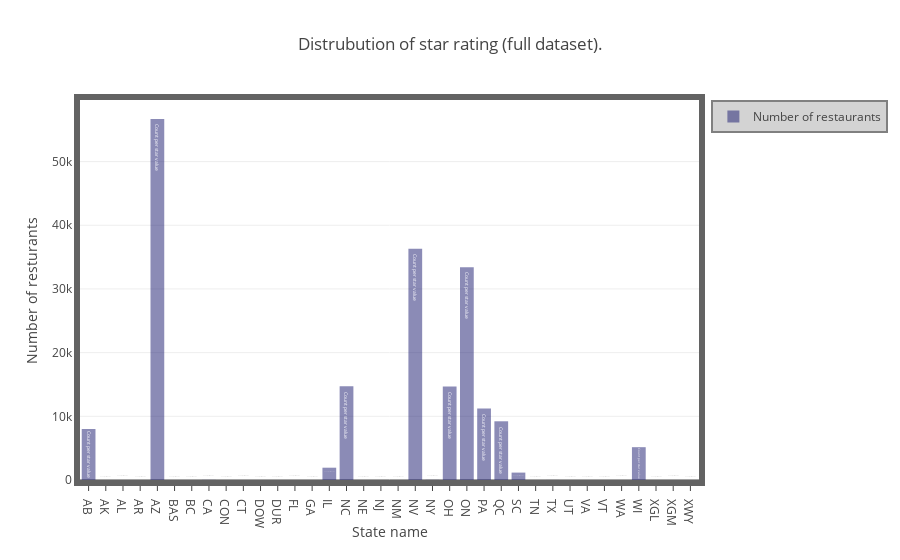

Notebook code cell kept with this figure:
### Code cell
# Preparing data//
restaurant_count_perstate = dataset_business.groupby(['state']).size()
# print(restaurant_count_perstate)

# Plot data//
trace0 = go.Bar(
        y = restaurant_count_perstate.values,
        x = restaurant_count_perstate.index,
        name = 'Number of restaurants',
        text = 'Count per star value',
        marker=dict(
            color='midnightblue',
        ),
        opacity=0.5
    )

# Layout for the plot
layout = dict(title = 'Distrubution of star rating (full dataset).',
              xaxis=go.layout.XAxis(title='State name',
                        showline=True,
                        mirror=True,
                        ticks='outside',
                        linecolor='#636363',
                        linewidth=6
                    ),
              yaxis = dict(title = 'Number of resturants',
                        zeroline=True,
                        showline=True,
                        mirror=True,
                        linecolor='#636363',
                        linewidth=6
                    ),
              showlegend=True,
              legend=dict(bgcolor='lightgray',
                        bordercolor='gray',
                        borderwidth=2
                    )
              )

# Add our data to the plot
data = [trace0]

# Combine data and layout into a single figure
fig = dict(data=data, layout=layout)

# IPython notebook- plot
iplot(fig, filename='bar-plot-starsdistrib')

### Figure 1 — Plotly figure (JSON) as saved in the notebook; plotly's stock layout.template omitted (floating-point values rounded to 4 significant figures)
{"data": [{"marker": {"color": "midnightblue"}, "name": "Number of restaurants", "opacity": 0.5, "text": "Count per star value", "type": "bar", "uid": "a77cf77c-e8a2-41f1-8b52-79f35bfc7fa9", "x": ["AB", "AK", "AL", "AR", "AZ", "BAS", "BC", "CA", "CON", "CT", "DOW", "DUR", "FL", "GA", "IL", "NC", "NE", "NJ", "NM", "NV", "NY", "OH", "ON", "PA", "QC", "SC", "TN", "TX", "UT", "VA", "VT", "WA", "WI", "XGL", "XGM", "XWY"], "y": [8012, 2, 3, 1, 56686, 1, 1, 19, 1, 3, 1, 1, 4, 2, 1932, 14720, 2, 1, 1, 36312, 22, 14697, 33412, 11216, 9219, 1162, 1, 6, 1, 2, 2, 3, 5154, 1, 4, 2]}], "layout": {"legend": {"bgcolor": "lightgray", "bordercolor": "gray", "borderwidth": 2}, "showlegend": true, "title": {"text": "Distrubution of star rating (full dataset)."}, "xaxis": {"linecolor": "#636363", "linewidth": 6, "mirror": true, "showline": true, "ticks": "outside", "title": {"text": "State name"}}, "yaxis": {"linecolor": "#636363", "linewidth": 6, "mirror": true, "showline": true, "title": {"text": "Number of resturants"}, "zeroline": true}}}
